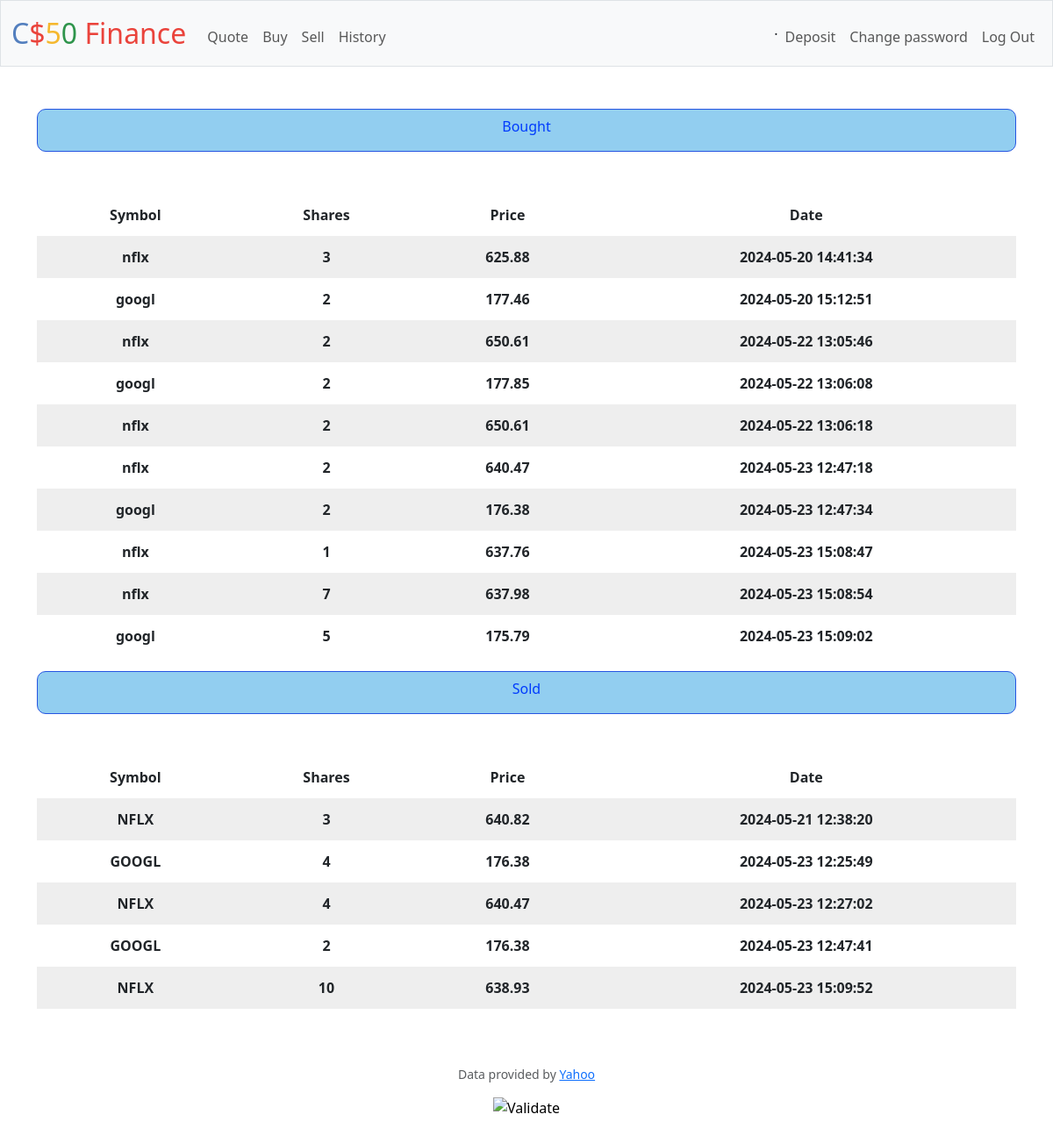
Page /history (signed in) on the earlier database version.
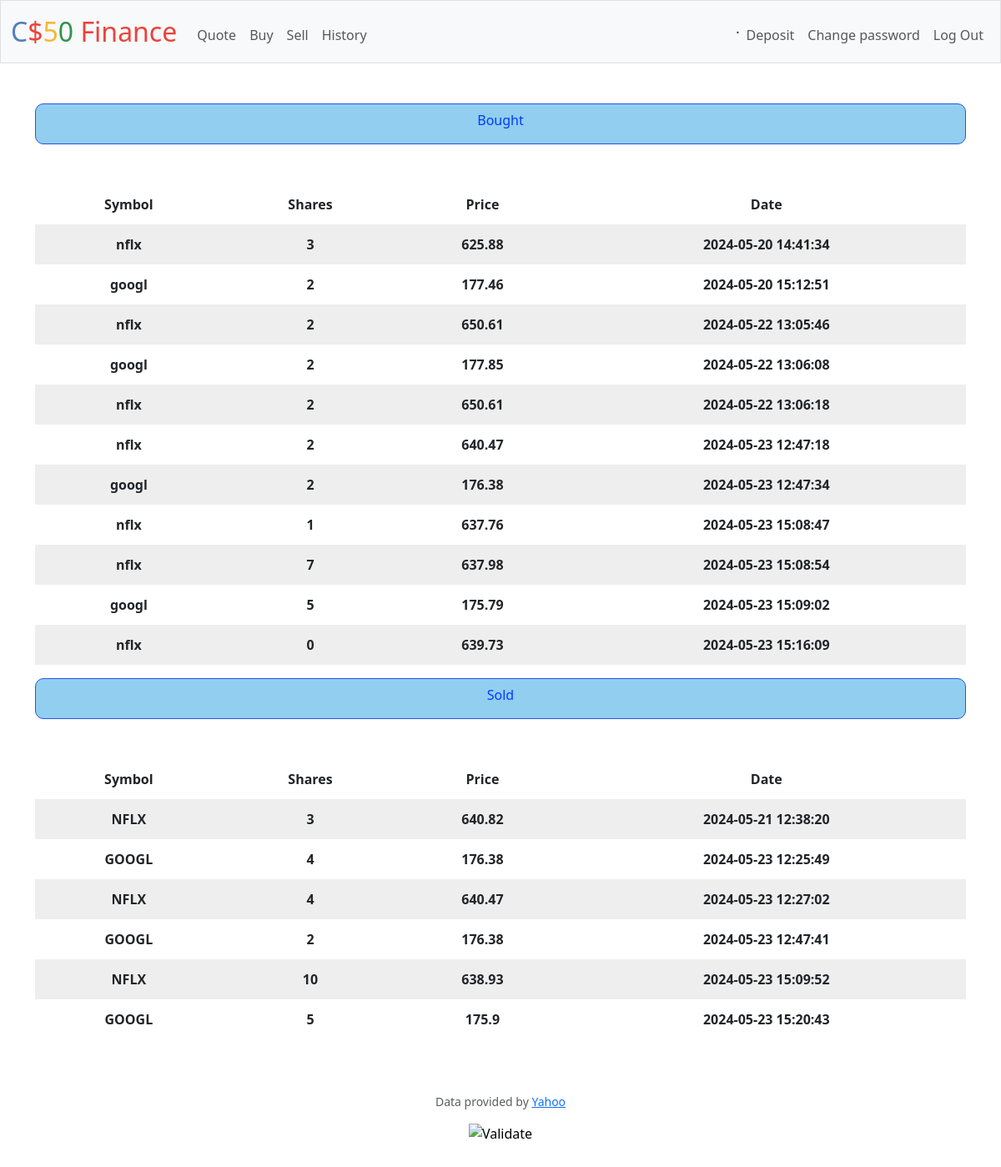
Same page on the later database version.
### tables this page shows
CREATE TABLE buys (id INTEGER PRIMARY KEY AUTOINCREMENT NOT NULL, user TEXT NOT NULL, symbol TEXT NOT NULL, shares NUMERIC NOT NULL, price NUMERIC NOT NULL, dates DATETIME);

CREATE TABLE sells (id INTEGER PRIMARY KEY AUTOINCREMENT NOT NULL, user TEXT NOT NULL, symbol TEXT NOT NULL, shares NUMERIC NOT NULL, price NUMERIC NOT NULL, dates DATETIME);

### app.py (the view)
@app.route("/history")
@login_required
def history():
    user_result = db.execute(
            "SELECT username FROM users WHERE id = ?",
            session["user_id"]
            )
    user = user_result[0]["username"]
    bought = db.execute("SELECT * FROM buys WHERE user = ?", user)
    sold = db.execute("SELECT * FROM sells WHERE user = ?", user)
    return render_template("history.html", bought=bought, sold=sold)

### app.py (called while the page is built)
@app.after_request
def after_request(response):
    response.headers["Cache-Control"] = "no-cache, no-store, must-revalidate"
    response.headers["Expires"] = 0
    response.headers["Pragma"] = "no-cache"
    return response

### helpers.py (called while the page is built)
def login_required(f):
    @wraps(f)
    def decorated_function(*args, **kwargs):
        if session.get("user_id") is None:
            return redirect("/login")
        return f(*args, **kwargs)
    return decorated_function

### templates/history.html (shortened to what this page needs)
{% extends "layout.html" %}
{% block main %}
<div class="bought">
    <h6>Bought</h6>
</div>
<div>
    <table>
        <thead>
            <tr>
                <th>Symbol</th>
                <th>Shares</th>
                <th>Price</th>
                <th>Date</th>
            </tr>
        </thead>
        <tbody>
            {% for i in bought%}
            <tr>
                <td>{{ i["symbol"] }}</td>
                <td>{{ i["shares"] }}</td>
                <td>{{ i["price"] }}</td>
                <td>{{ i["dates"] }}</td>
            </tr>
            {% endfor %}
        </tbody>
    </table>
</div>
<div class="bought">
    <h6>Sold</h6>
</div>
<div>
    <table>
        <thead>
            <tr>
                <th>Symbol</th>
                <th>Shares</th>
                <th>Price</th>
                <th>Date</th>
            </tr>
        </thead>
        <tbody>
            {% for i in sold %}
            <tr>
                <td>{{ i["symbol"] | upper }}</td>
                <td>{{ i["shares"] }}</td>
                <td>{{ i["price"] }}</td>
                <td>{{ i["dates"] }}</td>
            </tr>
            {% endfor %}
        </tbody>
    </table>
</div>
{% endblock %}

### templates/layout.html (shortened to what this page needs)
<!DOCTYPE html>
<html lang="en">
    <head>
        <link href="https://cdn.jsdelivr.net/npm/bootstrap@5.3.3/dist/css/bootstrap.min.css" rel="stylesheet">
        <link href="/static/styles.css" rel="stylesheet">
        <link href="/static/my_styles.css" rel="stylesheet">
    </head>
    <body>
        <nav class="bg-light border navbar navbar-expand-md navbar-light">
            <div class="container-fluid">
                <a class="navbar-brand" href="/"><span class="blue">C</span><span class="red">$</span><span class="yellow">5</span><span class="green">0</span> <span class="red">Finance</span></a>
                <div class="collapse navbar-collapse" id="navbar">
                    {% if session["user_id"] %}
                        <ul class="navbar-nav me-auto mt-2">
                            <li class="nav-item"><a class="nav-link" href="/quote">Quote</a></li>
                            <li class="nav-item"><a class="nav-link" href="/buy">Buy</a></li>
                            <li class="nav-item"><a class="nav-link" href="/sell">Sell</a></li>
                            <li class="nav-item"><a class="nav-link" href="/history">History</a></li>
                        </ul>
                        <ul class="navbar-nav ms-auto mt-2">.
                            <li class="nav-item"><a class="nav-link" href="/deposit">Deposit</a></li>
                            <li class="nav-item"><a class="nav-link" href="/reset">Change password</a></li>
                            <li class="nav-item"><a class="nav-link" href="/logout">Log Out</a></li>
                        </ul>
                    {% else %}
                        <ul class="navbar-nav ms-auto mt-2">
                            <li class="nav-item"><a class="nav-link" href="/register">Register</a></li>
                            <li class="nav-item"><a class="nav-link" href="/login">Log In</a></li>
                        </ul>
                    {% endif %}
                </div>
            </div>
        </nav>
        <main class="container py-5 text-center">
            {% block main %}{% endblock %}
        </main>
        <footer class="mb-5">
            <p class="mb-3 small text-center text-muted">
                Data provided by <a href="https://finance.yahoo.com/">Yahoo</a>
            </p>
            <form action="https://validator.w3.org/check" class="text-center" enctype="multipart/form-data" method="post" target="_blank">
                <input alt="Validate" src="/static/I_heart_validator.png" type="image">
            </form>
        </footer>
    </body>
</html>

### static/styles.css (style rules this page uses)
nav .navbar-brand { font-size: xx-large; }
nav .navbar-brand .blue { color: #537fbe; }
nav .navbar-brand .red { color: #ea433b; }
nav .navbar-brand .yellow { color: #f5b82e; }
nav .navbar-brand .green { color: #2e944b; }

### static/my_styles.css (style rules this page uses)
table th { padding: 0.75rem; vertical-align: middle; font-weight: 900; }
table td { padding: 0.75rem; vertical-align: middle; font-weight: 630; }
tbody tr:nth-of-type(odd) { background-color: rgb(200, 200, 200, 0.3) }
table { background-color: transparent; margin-bottom: 1rem; width: 100%; }
.bought { background-color: rgb(38, 158, 225, 0.5); color: rgb(0, 59, 253); margin-bottom: 3rem; padding-top: 10px; padding-right: 10px; padding-bottom: 10px; padding-left: 10px; border: 1px solid rgb(38, 85, 225); border-radius: 10px; }

Differences in the rows shown:
added buys: symbol "nflx", shares "0", price "639.73", dates "2024-05-23 15:16:09"
added sells: symbol "GOOGL", shares "5", price "175.9", dates "2024-05-23 15:20:43"
